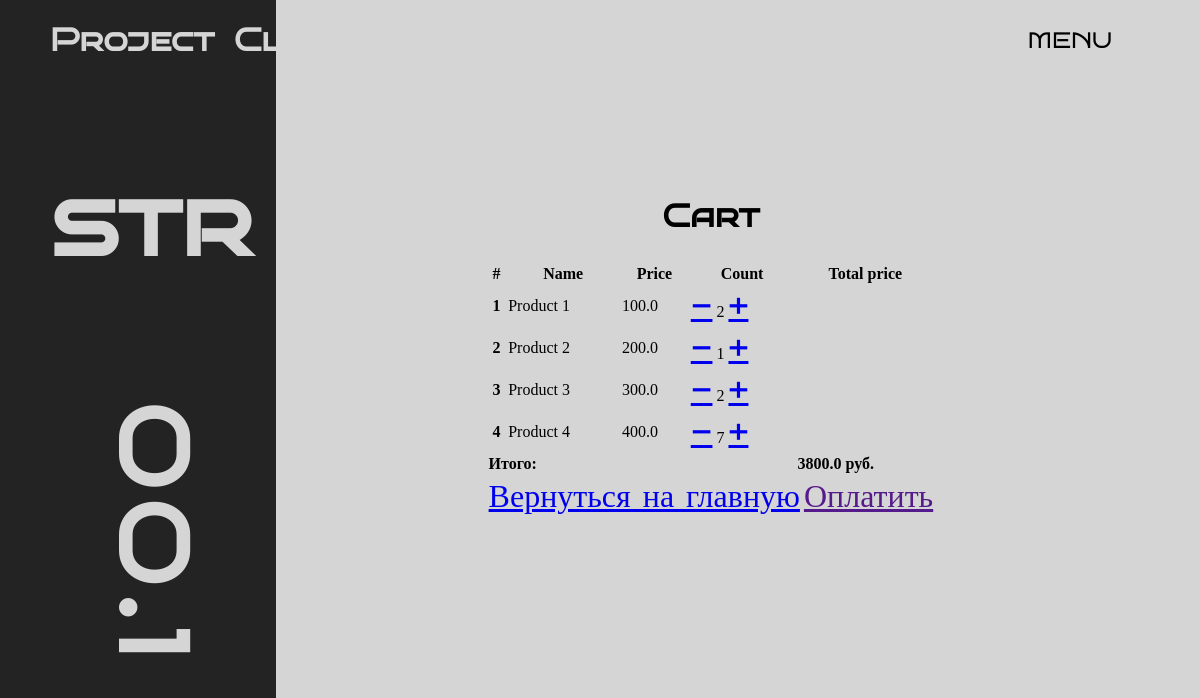
Page /cart (signed in) on the earlier database version.
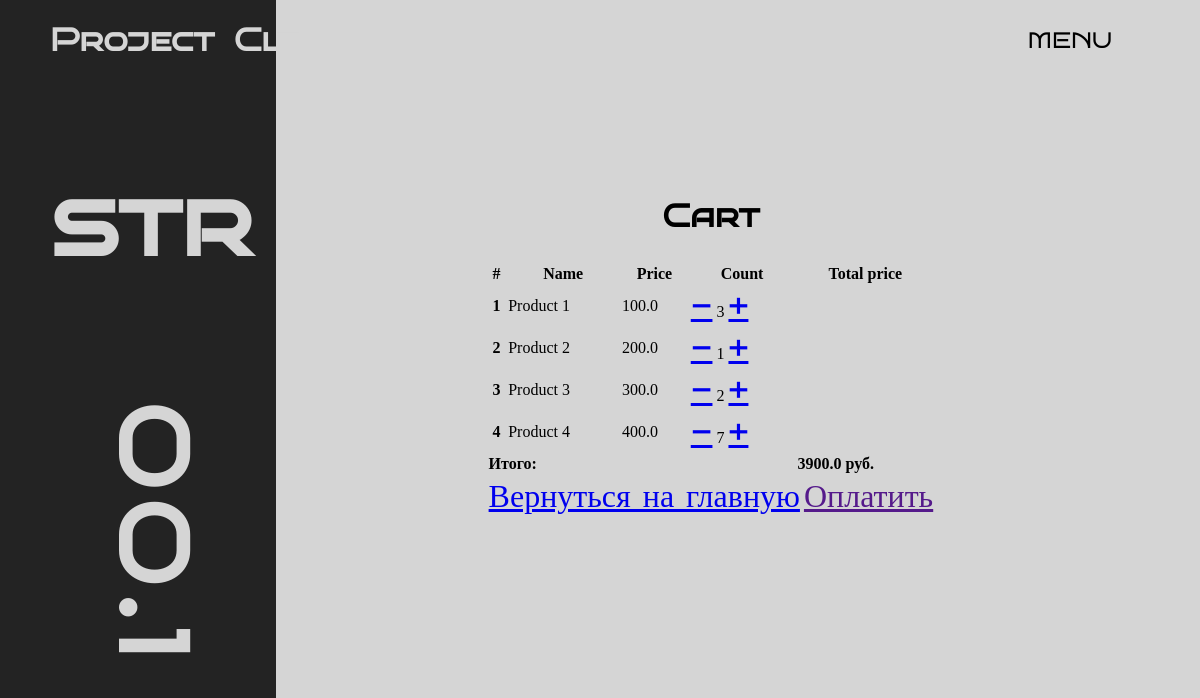
Same page on the later database version.
### Store/models.py (models this page shows, shortened)
class OrderItem(models.Model):
    user = models.ForeignKey(settings.AUTH_USER_MODEL, on_delete=models.CASCADE)
    ordered = models.BooleanField(default=False)
    item = models.ForeignKey(Product, on_delete=models.CASCADE)
    quantity = models.IntegerField("Количество", default=1)
    def get_total_item_price(self):
        return self.quantity * self.item.price

class Product(models.Model):
    name = models.CharField("Название товара", max_length=100)
    category = models.CharField("Категория", choices=CATEGORY_CHOICES, max_length=2)
    sex = models.CharField("Пол", choices=SEX_CHOICES, max_length=1)
    size = models.CharField("Размер", choices=SIZE_CHOICES, max_length=3)
    price = models.FloatField()
    image = models.ImageField(blank=True, upload_to="Store/static/products/")
    description = models.TextField("Описание", max_length=500, blank=True)

class Order(models.Model):
    user = models.ForeignKey(settings.AUTH_USER_MODEL, on_delete=models.CASCADE)
    items = models.ManyToManyField(OrderItem)
    start_date = models.DateTimeField(auto_now_add=True)
    ordered_date = models.DateTimeField()
    ordered = models.BooleanField(default=False)
    def get_total(self):
        total = 0
        for order_item in self.items.all():
            total += order_item.get_total_item_price()
        return total

### Store/views.py (the view)
# urls.py: path("cart", OrderSummaryView.as_view(), name="cart"),
class OrderSummaryView(LoginRequiredMixin, View):
    def get(self, *args, **kwargs):
        try:
            order = Order.objects.get(user=self.request.user, ordered=False)
            context = {"object": order}
            return render(self.request, "Store/cart.html", context)
        except ObjectDoesNotExist:
            return redirect("/")

### Store/templates/Store/cart.html (shortened to what this page needs)
{% load static %}
<!DOCTYPE html>
<html lang="en">
  <head>
    <link rel="stylesheet" href="{% static '/css/style-index.css' %}" />
  </head>
  <body>
    <div class="header-container">
      <div class="header-left-part">
        <h1>Project</h1>
        <h1>Clt</h1>
      </div>
      <div class="header-right-part">
            <div class="dropdown">
              <button class="dropbtn"><a>MENU</a></button>
            </div>
          </div>
        </div>
    <div class="main-container">
      <div class="main-container-left">
        <div class="main-container-left-up">
          <h1>str</h1>
        </div>
        <div class="main-container-right-down">
          <h1>00.1</h1>
        </div>
      </div>
      <div class="main-container-right">
        <div class="cart">
          <center><h2 style="margin-botto5em;">Cart</h2></center>
          {% if object.items.all %}
          <table class="table">
              <thead>
              <tr>
                  <th scope="col">#</th>
                  <th scope="col">Name</th>
                  <th scope="col">Price</th>
                  <th scope="col">Count</th>
                  <th scope="col">Total price</th>
              </tr>
              </thead>
              <tbody>
              {% for order_item in object.items.all %}
                  <tr>
                      <th scope="row">{{ forloop.counter }}</th>
                      <td>{{ order_item.item.name }}</td>
                      <td>{{ order_item.item.price }}</td>
                      <td>
                          <a href="{% url 'remove_single_item_from_cart' order_item.item.pk %}">-</a>
                          {{ order_item.quantity }}
                          <a href="{% url 'add_to_cart' order_item.item.pk %}">+</a>
                      </td>
                  </tr>
              {% endfor %}
              {% if object.get_total %}
                  <tr>
                      <td colspan="4"><b>Итого:</b></td>
                      <td><b>{{ object.get_total }} руб.</b></td>
                  </tr>
                  <tr>
                      <td colspan="5">
                      <a class='btn btn-primary float-start' href='/'>Вернуться на главную</a>
                      <a class='btn btn-warning float-end ml-2' href=''>Оплатить</a>
                      </td>
                  </tr>
              {% endif %}
              {% else %}
                  <h1>Cart is empty</h1>
              {% endif %}
              </tbody>
          </table>
          </div>
          </div>
        </div>
  </body>
</html>

### Store/static/css/style-index.css (style rules this page uses)
body { height: 100%; width: 100%; margin: 0px; background: rgb(213,213,213); background: linear-gradient(90deg, rgb(35, 35, 35) 23%, rgb(213,213,213) 23%); }
h1, h2, h3, h4, h5, a, p { font-size: 2em; font-family: Bruno-regular; }
.header-container { display: flex; }
.header-left-part { width: 150px; display: flex; flex-direction: row; margin-left: 50px; gap: 20px; color: rgb(213,213,213); }
.header-right-part { display: flex; flex-direction: row; margin-left: auto; margin-right: 30px; align-items: center; gap: 50px; list-style-type: none }
.header-right-part a { text-decoration: none; }
.dropbtn { color: black; padding: 8px; font-size: 0.7em; border: none; outline: none; background-color: transparent; cursor: pointer; }
.dropdown { position: relative; display: inline-block; margin-right: 50px; }
.main-container { display: flex; flex-direction: row; margin: 20px; }
.main-container-left-up { margin-left: 30px; margin-top: 50px; font-size: 3em; color: rgb(213,213,213); }
.main-container-right-down { margin-top: 200px; font-size: 3em; letter-spacing: 10px; transform: rotate(90deg); color: rgb(213,213,213); }
.main-container-right { margin-top: 70px; margin-left: 200px; }

Differences in the rows shown:
changed OrderItem "Product 1": quantity "2" → "3"
changed through a linked row, Order: get_total "3800.0" → "3900.0"
